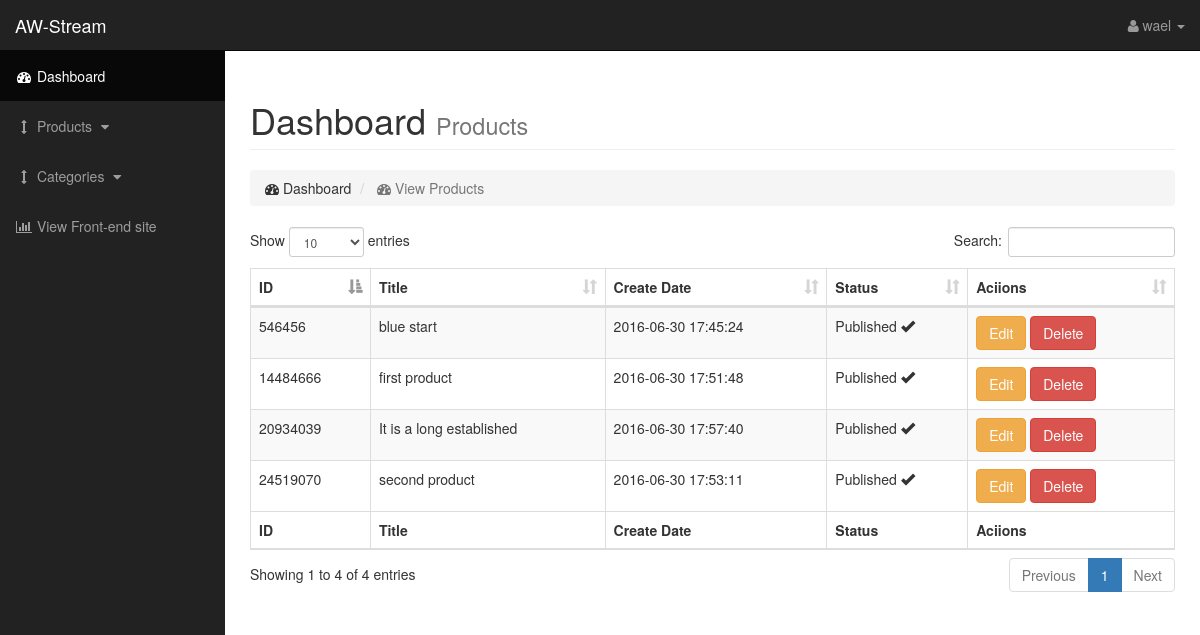
/?r=admin/show_products (signed in), run on the app's committed database.
### tables this page shows
CREATE TABLE `products` (
  `product_id` int(10) UNSIGNED NOT NULL,
  `product_title` varchar(200) NOT NULL,
  `product_desc` text NOT NULL,
  `product_category` int(11) NOT NULL,
  `product_create_date` datetime NOT NULL DEFAULT CURRENT_TIMESTAMP,
  `product_status` tinyint(1) UNSIGNED NOT NULL DEFAULT '1',
  `product_img` varchar(250) NOT NULL,
  `product_token` int(10) UNSIGNED NOT NULL
);

### init.php (called while the page is built, shortened)
<?php
    require_once ClassDirectory.'autoload.php';
    function loader($filename){
        $filename = explode('\\',strtolower($filename));
        $filename = end($filename);
            $paths = explode(PATH_SEPARATOR, get_include_path());
                    foreach($paths as $path) {
                      $fullname = $path.DIRECTORY_SEPARATOR.$filename.'.php';
                      if(is_file($fullname)) {
                        return $found = true;
                        break;
                      }
                    }
    }
?>

### _Controllers/admin.php (called while the page is built, shortened)
<?php
class admin extends \main\w_class\autoloading {
    private $model ;
    public function __construct(){
        try{
            $this->model    = $this->loadModel('model');
            $this->session  = $this->loadClass('session');
        }catch(Exception $e){
            echo $e->getMessage();
        }
    }
    public function show_products(){
        $data['products']  = $this->model->selectFromDb('products','*',array(),'');
        $this->loadAdminTemplate('v_products',$data);
    }
}
?>

### index.php (called while the page is built, shortened)
<?php
    include 'init.php';
    try{
         $route     = new w_class\route;
         $filter    = $that->loadClass('filter');
         $route->routing($filter->normal($_SERVER['REQUEST_URI']));
    }catch(Exception $e){
        echo $e->getMessage();
    }

### _Models/model.php (called while the page is built, shortened)
<?php
    class model extends \main\w_class\autoloading {
        public function connect(){
            try{
                $dbConnection = $this->loadClass('database');
                $connection   = $dbConnection->connection();
                return $connection ;
            }catch(exception $e){
                echo $e->getMessage();
            }
       }
       public function selectFromDb($tableName='',$columns='',$where=array(),$limit=''){
        $query = "SELECT $columns FROM `$tableName` " ;
            $connection = self::connect();
                if(!$result = mysqli_query($connection,$query)){
                   throw new \exception(printf("Error Deleting: %s\n", mysqli_error()));
                }else{
                   while($row = mysqli_fetch_array($result, MYSQLI_ASSOC)){
                        $data[] = $row ;
                   }
                   return $data ;
                }
       }
    }
 ?>

### _Views/admin/v_products.php (the view, shortened to what this page needs)
<div class="container-fluid">
                <div class="row">
                    <div class="col-lg-12">
                        <h1 class="page-header">
                            Dashboard <small>Products</small>
                        </h1>
                        <ol class="breadcrumb">
                            <li class="">
                                <i class="fa fa-dashboard"></i> Dashboard
                            </li>
                            <li class="active">
                                <i class="fa fa-dashboard"></i> View Products
                            </li>
                        </ol>
                    </div>
                </div>
                <div class="row">
                    <div class="col-lg-12">
                    </div>
                </div>
                <div class="row">
                    <div class="col-lg-12">
                        <table id="example" class="table table-striped table-bordered" cellspacing="0" width="100%">
        <thead>
            <tr>
                <th>ID</th>
                <th>Title</th>
                <th>Create Date</th>
                <th>Status</th>
                <th>Aciions</th>
            </tr>
        </thead>
        <tfoot>
            <tr>
                 <th>ID</th>
                <th>Title</th>
                <th>Create Date</th>
                <th>Status</th>
                <th>Aciions</th>
            </tr>
        </tfoot>
        <tbody>
        <?php foreach($data['products'] as $value){ ?>
            <tr>
                <td><?= $value['product_token'] ; ?></td>
                <td><?= $value['product_title'] ; ?></td>
                <td><?= $value['product_create_date'] ; ?></td>
                <td><?= ($value['product_status']?' Published <span class="glyphicon glyphicon-ok"></span>':'Un Published <span class="glyphicon glyphicon-remove"></span>') ; ?></td>
                <td>
                <a class="btn btn-warning" href="<?= base_url.'admin/edit_product/'.$value['product_token']; ?>">Edit</a>
                <a class="btn btn-danger"  href="<?= base_url.'admin/delete_product/'.$value['product_token']; ?>">Delete</a>
                </td>
            </tr>
         <?php } ?>
        </tbody>
    </table>
                    </div>

### _Classess/route.php (shortened to what this page needs)
<?php
        class route {
            public function routing ($actual_url){
                    $controller = self::url_segment(1) ;
                    $function   = self::url_segment(2) ;
                    $class = '\\main\controllers\\'.$controller;
                    if(!empty($controller)){
                        if(!empty($controller) AND empty($function)){
                            if(isset($controller) AND class_exists($class)){
                                $controller = new $class();
                            }else{
                                $link = self::makeLink(array('error404'));
                                self::redirect($link) ;
                            }
                            if(method_exists($controller,'index')){
                               call_user_func_array(array($controller,"index"), array(''));
                            }else{
                                $link = self::makeLink(array('error404'));
                                self::redirect($link) ;
                            }
                        }elseif(isset($function) AND !empty($function) AND class_exists($class)){
                            $controller = new $class();
                            if(method_exists($controller,$function)){
                                call_user_func_array(array($controller,$function),array(array()));
                            }else{
                                $link = self::makeLink(array('error404'));
                                self::redirect($link) ;
                            }
                        }else{
                            $class = '\\main\controllers\\error404';
                            $controller = new $class();
                            call_user_func_array(array($controller,'index'),array(array('')));
                        }
                        }else{
                            $class = '\\main\controllers\\home';
                            $controller = new $class();
                            call_user_func_array(array($controller,'index'),array(array('')));
                        }
            }
            public function url_segment($segment){
                $root = $_GET['r'] ;
                if(isset($root)){
                $parameters = explode('/',$root);
                $parameters = array_combine(range(1, count($parameters)), array_values($parameters));
                }else{
                    self::redirect(self::makeLink(array('home')));
                }
                if(isset($parameters[$segment])){
                    return $parameters[$segment] ;
                }
            }
        }
?>

### _Classess/autoload.php (shortened to what this page needs)
<?php
    class autoloading{
        public function loadClass($className){
            if(is_file(ClassDirectory.$className.'.php')){
                return new $class ;
            }else{
                throw new \Exception('This class file is not exist : '.ClassDirectory.$className.'.php');
            }
        }
        public function loadModel($className){
            if(is_file(ModelsDirectory.$className.'.php')){
                return new $class ;
            }else{
                throw new \Exception('This model file is not exist : '.ModelsDirectory.$className.'.php');
            }
        }
        public function loadAdminTemplate($fileName,$data = array()){
            if(is_file(AdminViewsDirectory.'v_admin_header.php')){
                require_once AdminViewsDirectory.'v_admin_header.php';
            }else{
                throw new \Exception('This view file is not exist : '.AdminViewsDirectory.'v_admin_header.php');
            }
            if(is_file(AdminViewsDirectory.$fileName.'.php')){
                require_once AdminViewsDirectory.$fileName.'.php';
            }else{
                throw new \Exception('This view file is not exist : '.AdminViewsDirectory.$fileName.'.php');
            }
            if(is_file(AdminViewsDirectory.'v_admin_footer.php')){
                require_once AdminViewsDirectory.'v_admin_header.php';
            }else{
                throw new \Exception('This view file is not exist : '.AdminViewsDirectory.'v_admin_header.php');
            }
        }
  }

### _Views/admin/v_admin_header.php (shortened to what this page needs)
<!DOCTYPE html>
<html lang="en">
<head>
    <link href="<?= AdminResourcesDirectory; ?>css/bootstrap.min.css" rel="stylesheet">
    <link href="<?= AdminResourcesDirectory; ?>css/sb-admin.css" rel="stylesheet">
    <link href="<?= AdminResourcesDirectory; ?>css/plugins/morris.css" rel="stylesheet">
    <link href="<?= AdminResourcesDirectory; ?>font-awesome/css/font-awesome.min.css" rel="stylesheet" type="text/css">
    <link href="<?= AdminResourcesDirectory; ?>css/dataTables.bootstrap.min.css" rel="stylesheet" />
</head>
<body >
    <div id="wrapper">
        <nav class="navbar navbar-inverse navbar-fixed-top" role="navigation">
            <div class="navbar-header">
                <a class="navbar-brand" href="<?= base_url.'admin' ;?>">AW-Stream</a>
            </div>
            <ul class="nav navbar-right top-nav">
                <li class="dropdown">
                    <a href="#" class="dropdown-toggle" data-toggle="dropdown"><i class="fa fa-user"></i> <?= $_SESSION['u_data'][0]['u_name']; ?> <b class="caret"></b></a>
                </li>
            </ul>
            <div class="collapse navbar-collapse navbar-ex1-collapse">
                <ul class="nav navbar-nav side-nav">
                    <li class="active">
                        <a href="<?= base_url.'admin' ; ?>"><i class="fa fa-fw fa-dashboard"></i> Dashboard</a>
                    </li>
                    <li>
                        <a href="javascript:;" data-toggle="collapse" data-target="#demo"><i class="fa fa-fw fa-arrows-v"></i> Products <i class="fa fa-fw fa-caret-down"></i></a>
                    </li>
                    <li>
                        <a href="javascript:;" data-toggle="collapse" data-target="#demo2"><i class="fa fa-fw fa-arrows-v"></i> Categories <i class="fa fa-fw fa-caret-down"></i></a>
                    </li>
                    <li>
                        <a href="<?= base_url.'home' ; ?>"><i class="fa fa-fw fa-bar-chart-o"></i> View Front-end site</a>
                    </li>
                </ul>
            </div>
        </nav>
        <div id="page-wrapper">

### resources/admin/css/sb-admin.css (style rules this page uses)
body { margin-top: 100px; background-color: #222; }
@media (min-width:768px) { body { margin-top: 50px; } }
#wrapper { padding-left: 0; }
#page-wrapper { width: 100%; padding: 0; background-color: #fff; }
@media (min-width:768px) { #wrapper { padding-left: 225px; } }
@media (min-width:768px) { #page-wrapper { padding: 10px; } }
.top-nav { padding: 0 15px; }
.top-nav>li { display: inline-block; float: left; }
.top-nav>li>a { padding-top: 15px; padding-bottom: 15px; line-height: 20px; color: #999; }
@media (min-width:768px) { .side-nav { position: fixed; top: 51px; left: 225px; width: 225px; margin-left: -225px; border: none; border-radius: 0; overflow-y: auto; background-color: #222; bottom: 0; overflow-x: hidden; padding-bottom: 40px; } }
@media (min-width:768px) { .side-nav>li>a { width: 225px; } }

### _Views/admin/v_admin_header.php (style rules this page uses)
body { background: white; }

### data on the page
products: product_token "546456", product_title "blue start", product_create_date "2016-06-30 17:45:24", product_status "Published"
products: product_token "14484666", product_title "first product", product_create_date "2016-06-30 17:51:48", product_status "Published"
products: product_token "24519070", product_title "second product", product_create_date "2016-06-30 17:53:11", product_status "Published"
products: product_token "20934039", product_title "It is a long established", product_create_date "2016-06-30 17:57:40", product_status "Published"

### other printed values
$_SESSION['u_data'][0]['u_name'] "wael"
